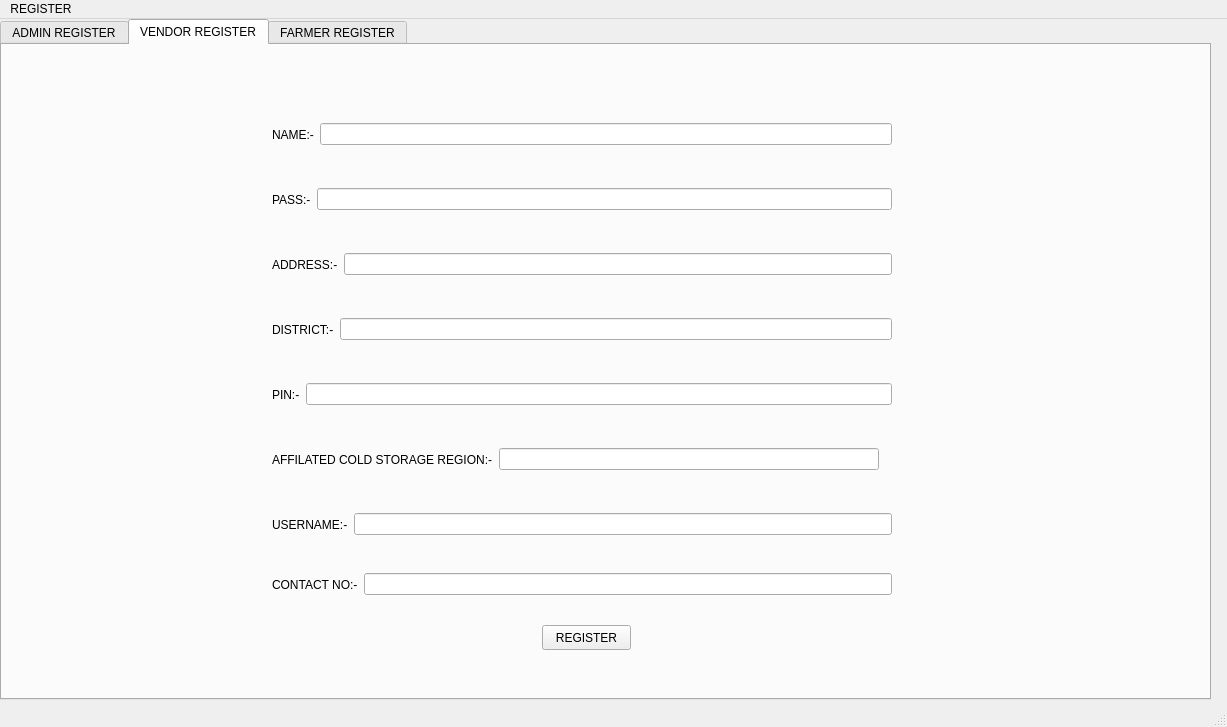
<?xml version="1.0" encoding="UTF-8"?>
<ui version="4.0">
 <class>register_window</class>
 <widget class="QMainWindow" name="register_window">
  <property name="geometry">
   <rect>
    <x>0</x>
    <y>0</y>
    <width>1227</width>
    <height>727</height>
   </rect>
  </property>
  <property name="windowTitle">
   <string>MainWindow</string>
  </property>
  <widget class="QWidget" name="centralwidget">
   <widget class="QTabWidget" name="register_rno">
    <property name="geometry">
     <rect>
      <x>0</x>
      <y>0</y>
      <width>1211</width>
      <height>681</height>
     </rect>
    </property>
    <property name="currentIndex">
     <number>1</number>
    </property>
    <widget class="QWidget" name="tab">
     <attribute name="title">
      <string>ADMIN REGISTER</string>
     </attribute>
     <widget class="QPushButton" name="pushButton">
      <property name="geometry">
       <rect>
        <x>490</x>
        <y>590</y>
        <width>89</width>
        <height>25</height>
       </rect>
      </property>
      <property name="text">
       <string>REGISTER</string>
      </property>
     </widget>
     <widget class="QWidget" name="layoutWidget_7">
      <property name="geometry">
       <rect>
        <x>240</x>
        <y>280</y>
        <width>620</width>
        <height>59</height>
       </rect>
      </property>
      <layout class="QHBoxLayout" name="horizontalLayout_15">
       <item>
        <widget class="QLabel" name="label_15">
         <property name="text">
          <string>PIN:-</string>
         </property>
        </widget>
       </item>
       <item>
        <widget class="QLineEdit" name="register_pin"/>
       </item>
      </layout>
     </widget>
     <widget class="QWidget" name="layoutWidget_2">
      <property name="geometry">
       <rect>
        <x>240</x>
        <y>85</y>
        <width>620</width>
        <height>59</height>
       </rect>
      </property>
      <layout class="QHBoxLayout" name="horizontalLayout_13">
       <item>
        <widget class="QLabel" name="label_13">
         <property name="text">
          <string>PASS:-</string>
         </property>
        </widget>
       </item>
       <item>
        <widget class="QLineEdit" name="register_pass">
         <property name="echoMode">
          <enum>QLineEdit::Password</enum>
         </property>
        </widget>
       </item>
      </layout>
     </widget>
     <widget class="QWidget" name="layoutWidget_6">
      <property name="geometry">
       <rect>
        <x>240</x>
        <y>410</y>
        <width>620</width>
        <height>59</height>
       </rect>
      </property>
      <layout class="QHBoxLayout" name="horizontalLayout_11">
       <item>
        <widget class="QLabel" name="label_11">
         <property name="text">
          <string>TOTAL CAP.(IN TON):-</string>
         </property>
        </widget>
       </item>
       <item>
        <widget class="QLineEdit" name="register_cap"/>
       </item>
      </layout>
     </widget>
     <widget class="QWidget" name="layoutWidget_5">
      <property name="geometry">
       <rect>
        <x>240</x>
        <y>345</y>
        <width>620</width>
        <height>59</height>
       </rect>
      </property>
      <layout class="QHBoxLayout" name="horizontalLayout_12">
       <item>
        <widget class="QLabel" name="label_12">
         <property name="text">
          <string>REGION:-</string>
         </property>
        </widget>
       </item>
       <item>
        <widget class="QLineEdit" name="register_rno_2"/>
       </item>
      </layout>
     </widget>
     <widget class="QWidget" name="layoutWidget">
      <property name="geometry">
       <rect>
        <x>240</x>
        <y>20</y>
        <width>620</width>
        <height>59</height>
       </rect>
      </property>
      <layout class="QHBoxLayout" name="horizontalLayout_10">
       <item>
        <widget class="QLabel" name="label_10">
         <property name="text">
          <string>NAME:-</string>
         </property>
        </widget>
       </item>
       <item>
        <widget class="QLineEdit" name="register_name"/>
       </item>
      </layout>
     </widget>
     <widget class="QWidget" name="layoutWidget_3">
      <property name="geometry">
       <rect>
        <x>240</x>
        <y>215</y>
        <width>620</width>
        <height>59</height>
       </rect>
      </property>
      <layout class="QHBoxLayout" name="horizontalLayout_9">
       <item>
        <widget class="QLabel" name="label_9">
         <property name="text">
          <string>DISTRICT:-</string>
         </property>
        </widget>
       </item>
       <item>
        <widget class="QLineEdit" name="register_district"/>
       </item>
      </layout>
     </widget>
     <widget class="QWidget" name="layoutWidget_4">
      <property name="geometry">
       <rect>
        <x>240</x>
        <y>150</y>
        <width>620</width>
        <height>59</height>
       </rect>
      </property>
      <layout class="QHBoxLayout" name="horizontalLayout_14">
       <item>
        <widget class="QLabel" name="label_14">
         <property name="text">
          <string>ADDRESS:-</string>
         </property>
        </widget>
       </item>
       <item>
        <widget class="QLineEdit" name="register_address"/>
       </item>
      </layout>
     </widget>
     <widget class="QWidget" name="layoutWidget_8">
      <property name="geometry">
       <rect>
        <x>240</x>
        <y>470</y>
        <width>620</width>
        <height>59</height>
       </rect>
      </property>
      <layout class="QHBoxLayout" name="horizontalLayout_16">
       <item>
        <widget class="QLabel" name="label_16">
         <property name="text">
          <string>CONTACT NO:-</string>
         </property>
        </widget>
       </item>
       <item>
        <widget class="QLineEdit" name="register_contact"/>
       </item>
      </layout>
     </widget>
     <widget class="QLabel" name="reg_admin_msg">
      <property name="geometry">
       <rect>
        <x>360</x>
        <y>620</y>
        <width>341</width>
        <height>17</height>
       </rect>
      </property>
      <property name="text">
       <string/>
      </property>
     </widget>
     <widget class="QWidget" name="layoutWidget_9">
      <property name="geometry">
       <rect>
        <x>240</x>
        <y>530</y>
        <width>620</width>
        <height>59</height>
       </rect>
      </property>
      <layout class="QHBoxLayout" name="horizontalLayout_17">
       <item>
        <widget class="QLabel" name="label_17">
         <property name="text">
          <string>USERNAME:-</string>
         </property>
        </widget>
       </item>
       <item>
        <widget class="QLineEdit" name="register_username"/>
       </item>
      </layout>
     </widget>
    </widget>
    <widget class="QWidget" name="tab_2">
     <attribute name="title">
      <string>VENDOR REGISTER</string>
     </attribute>
     <widget class="QWidget" name="layoutWidget_19">
      <property name="geometry">
       <rect>
        <x>270</x>
        <y>320</y>
        <width>620</width>
        <height>59</height>
       </rect>
      </property>
      <layout class="QHBoxLayout" name="horizontalLayout_27">
       <item>
        <widget class="QLabel" name="label_27">
         <property name="text">
          <string>PIN:-</string>
         </property>
        </widget>
       </item>
       <item>
        <widget class="QLineEdit" name="vendor_register_pin"/>
       </item>
      </layout>
     </widget>
     <widget class="QWidget" name="layoutWidget_20">
      <property name="geometry">
       <rect>
        <x>270</x>
        <y>190</y>
        <width>620</width>
        <height>59</height>
       </rect>
      </property>
      <layout class="QHBoxLayout" name="horizontalLayout_28">
       <item>
        <widget class="QLabel" name="label_28">
         <property name="text">
          <string>ADDRESS:-</string>
         </property>
        </widget>
       </item>
       <item>
        <widget class="QLineEdit" name="vendor_register_address"/>
       </item>
      </layout>
     </widget>
     <widget class="QWidget" name="layoutWidget_21">
      <property name="geometry">
       <rect>
        <x>270</x>
        <y>510</y>
        <width>620</width>
        <height>59</height>
       </rect>
      </property>
      <layout class="QHBoxLayout" name="horizontalLayout_29">
       <item>
        <widget class="QLabel" name="label_29">
         <property name="text">
          <string>CONTACT NO:-</string>
         </property>
        </widget>
       </item>
       <item>
        <widget class="QLineEdit" name="vendor_register_contact"/>
       </item>
      </layout>
     </widget>
     <widget class="QWidget" name="layoutWidget_22">
      <property name="geometry">
       <rect>
        <x>270</x>
        <y>255</y>
        <width>620</width>
        <height>59</height>
       </rect>
      </property>
      <layout class="QHBoxLayout" name="horizontalLayout_30">
       <item>
        <widget class="QLabel" name="label_30">
         <property name="text">
          <string>DISTRICT:-</string>
         </property>
        </widget>
       </item>
       <item>
        <widget class="QLineEdit" name="vendor_register_distric"/>
       </item>
      </layout>
     </widget>
     <widget class="QPushButton" name="pushButton_3">
      <property name="geometry">
       <rect>
        <x>540</x>
        <y>580</y>
        <width>89</width>
        <height>25</height>
       </rect>
      </property>
      <property name="text">
       <string>REGISTER</string>
      </property>
     </widget>
     <widget class="QWidget" name="layoutWidget_23">
      <property name="geometry">
       <rect>
        <x>270</x>
        <y>385</y>
        <width>620</width>
        <height>59</height>
       </rect>
      </property>
      <layout class="QHBoxLayout" name="horizontalLayout_31">
       <item>
        <widget class="QLabel" name="label_3">
         <property name="text">
          <string>AFFILATED COLD STORAGE REGION:-</string>
         </property>
        </widget>
       </item>
       <item>
        <widget class="QLineEdit" name="lineEdit"/>
       </item>
       <item>
        <widget class="QLabel" name="label_2">
         <property name="text">
          <string/>
         </property>
        </widget>
       </item>
      </layout>
     </widget>
     <widget class="QWidget" name="layoutWidget_24">
      <property name="geometry">
       <rect>
        <x>270</x>
        <y>60</y>
        <width>620</width>
        <height>59</height>
       </rect>
      </property>
      <layout class="QHBoxLayout" name="horizontalLayout_32">
       <item>
        <widget class="QLabel" name="label_32">
         <property name="text">
          <string>NAME:-</string>
         </property>
        </widget>
       </item>
       <item>
        <widget class="QLineEdit" name="vendor_register_name"/>
       </item>
      </layout>
     </widget>
     <widget class="QWidget" name="layoutWidget_25">
      <property name="geometry">
       <rect>
        <x>270</x>
        <y>125</y>
        <width>620</width>
        <height>59</height>
       </rect>
      </property>
      <layout class="QHBoxLayout" name="horizontalLayout_33">
       <item>
        <widget class="QLabel" name="label_33">
         <property name="text">
          <string>PASS:-</string>
         </property>
        </widget>
       </item>
       <item>
        <widget class="QLineEdit" name="vendor_register_pass"/>
       </item>
      </layout>
     </widget>
     <widget class="QWidget" name="layoutWidget_27">
      <property name="geometry">
       <rect>
        <x>270</x>
        <y>450</y>
        <width>620</width>
        <height>59</height>
       </rect>
      </property>
      <layout class="QHBoxLayout" name="horizontalLayout_35">
       <item>
        <widget class="QLabel" name="label_35">
         <property name="text">
          <string>USERNAME:-</string>
         </property>
        </widget>
       </item>
       <item>
        <widget class="QLineEdit" name="vendor_register_user"/>
       </item>
      </layout>
     </widget>
     <widget class="QLabel" name="label">
      <property name="geometry">
       <rect>
        <x>300</x>
        <y>610</y>
        <width>641</width>
        <height>20</height>
       </rect>
      </property>
      <property name="text">
       <string/>
      </property>
     </widget>
    </widget>
    <widget class="QWidget" name="tab_3">
     <attribute name="title">
      <string>FARMER REGISTER</string>
     </attribute>
     <widget class="QPushButton" name="pushButton_5">
      <property name="geometry">
       <rect>
        <x>560</x>
        <y>570</y>
        <width>89</width>
        <height>25</height>
       </rect>
      </property>
      <property name="text">
       <string>SUBMIT</string>
      </property>
     </widget>
     <widget class="QLabel" name="label_49">
      <property name="geometry">
       <rect>
        <x>300</x>
        <y>620</y>
        <width>691</width>
        <height>20</height>
       </rect>
      </property>
      <property name="text">
       <string/>
      </property>
     </widget>
     <widget class="QWidget" name="layoutWidget_34">
      <property name="geometry">
       <rect>
        <x>300</x>
        <y>480</y>
        <width>620</width>
        <height>59</height>
       </rect>
      </property>
      <layout class="QHBoxLayout" name="horizontalLayout_50">
       <item>
        <widget class="QLabel" name="label_47">
         <property name="text">
          <string>CONTACT NO:-</string>
         </property>
        </widget>
       </item>
       <item>
        <widget class="QLineEdit" name="vendor_register_contact_3"/>
       </item>
      </layout>
     </widget>
     <widget class="QWidget" name="layoutWidget_31">
      <property name="geometry">
       <rect>
        <x>300</x>
        <y>420</y>
        <width>620</width>
        <height>59</height>
       </rect>
      </property>
      <layout class="QHBoxLayout" name="horizontalLayout_47">
       <item>
        <widget class="QLabel" name="label_44">
         <property name="text">
          <string>USERNAME:-</string>
         </property>
        </widget>
       </item>
       <item>
        <widget class="QLineEdit" name="vendor_register_user_3"/>
       </item>
      </layout>
     </widget>
     <widget class="QWidget" name="layoutWidget_29">
      <property name="geometry">
       <rect>
        <x>300</x>
        <y>160</y>
        <width>620</width>
        <height>59</height>
       </rect>
      </property>
      <layout class="QHBoxLayout" name="horizontalLayout_45">
       <item>
        <widget class="QLabel" name="label_42">
         <property name="text">
          <string>ADDRESS:-</string>
         </property>
        </widget>
       </item>
       <item>
        <widget class="QLineEdit" name="vendor_register_address_3"/>
       </item>
      </layout>
     </widget>
     <widget class="QWidget" name="layoutWidget_33">
      <property name="geometry">
       <rect>
        <x>300</x>
        <y>95</y>
        <width>620</width>
        <height>59</height>
       </rect>
      </property>
      <layout class="QHBoxLayout" name="horizontalLayout_49">
       <item>
        <widget class="QLabel" name="label_46">
         <property name="text">
          <string>PASS:-</string>
         </property>
        </widget>
       </item>
       <item>
        <widget class="QLineEdit" name="vendor_register_pass_3"/>
       </item>
      </layout>
     </widget>
     <widget class="QWidget" name="layoutWidget_26">
      <property name="geometry">
       <rect>
        <x>300</x>
        <y>355</y>
        <width>620</width>
        <height>59</height>
       </rect>
      </property>
      <layout class="QHBoxLayout" name="horizontalLayout_43">
       <item>
        <widget class="QLabel" name="label_6">
         <property name="text">
          <string>AFFILATED COLD STORAGE REGION:-</string>
         </property>
        </widget>
       </item>
       <item>
        <widget class="QLineEdit" name="lineEdit_3"/>
       </item>
       <item>
        <widget class="QLabel" name="label_7">
         <property name="text">
          <string/>
         </property>
        </widget>
       </item>
      </layout>
     </widget>
     <widget class="QWidget" name="layoutWidget_32">
      <property name="geometry">
       <rect>
        <x>300</x>
        <y>30</y>
        <width>620</width>
        <height>59</height>
       </rect>
      </property>
      <layout class="QHBoxLayout" name="horizontalLayout_48">
       <item>
        <widget class="QLabel" name="label_45">
         <property name="text">
          <string>NAME:-</string>
         </property>
        </widget>
       </item>
       <item>
        <widget class="QLineEdit" name="vendor_register_name_3"/>
       </item>
      </layout>
     </widget>
     <widget class="QWidget" name="layoutWidget_30">
      <property name="geometry">
       <rect>
        <x>300</x>
        <y>290</y>
        <width>620</width>
        <height>59</height>
       </rect>
      </property>
      <layout class="QHBoxLayout" name="horizontalLayout_46">
       <item>
        <widget class="QLabel" name="label_43">
         <property name="text">
          <string>PIN:-</string>
         </property>
        </widget>
       </item>
       <item>
        <widget class="QLineEdit" name="vendor_register_pin_3"/>
       </item>
      </layout>
     </widget>
     <widget class="QWidget" name="layoutWidget_28">
      <property name="geometry">
       <rect>
        <x>300</x>
        <y>225</y>
        <width>620</width>
        <height>59</height>
       </rect>
      </property>
      <layout class="QHBoxLayout" name="horizontalLayout_44">
       <item>
        <widget class="QLabel" name="label_41">
         <property name="text">
          <string>DISTRICT:-</string>
         </property>
        </widget>
       </item>
       <item>
        <widget class="QLineEdit" name="vendor_register_distric_3"/>
       </item>
      </layout>
     </widget>
     <widget class="QLabel" name="label_8">
      <property name="geometry">
       <rect>
        <x>330</x>
        <y>610</y>
        <width>611</width>
        <height>20</height>
       </rect>
      </property>
      <property name="text">
       <string/>
      </property>
     </widget>
    </widget>
   </widget>
  </widget>
  <widget class="QMenuBar" name="menubar">
   <property name="geometry">
    <rect>
     <x>0</x>
     <y>0</y>
     <width>1227</width>
     <height>22</height>
    </rect>
   </property>
   <widget class="QMenu" name="menuREGISTER">
    <property name="title">
     <string>REGISTER</string>
    </property>
   </widget>
   <addaction name="menuREGISTER"/>
  </widget>
  <widget class="QStatusBar" name="statusbar"/>
 </widget>
 <resources/>
 <connections/>
</ui>
